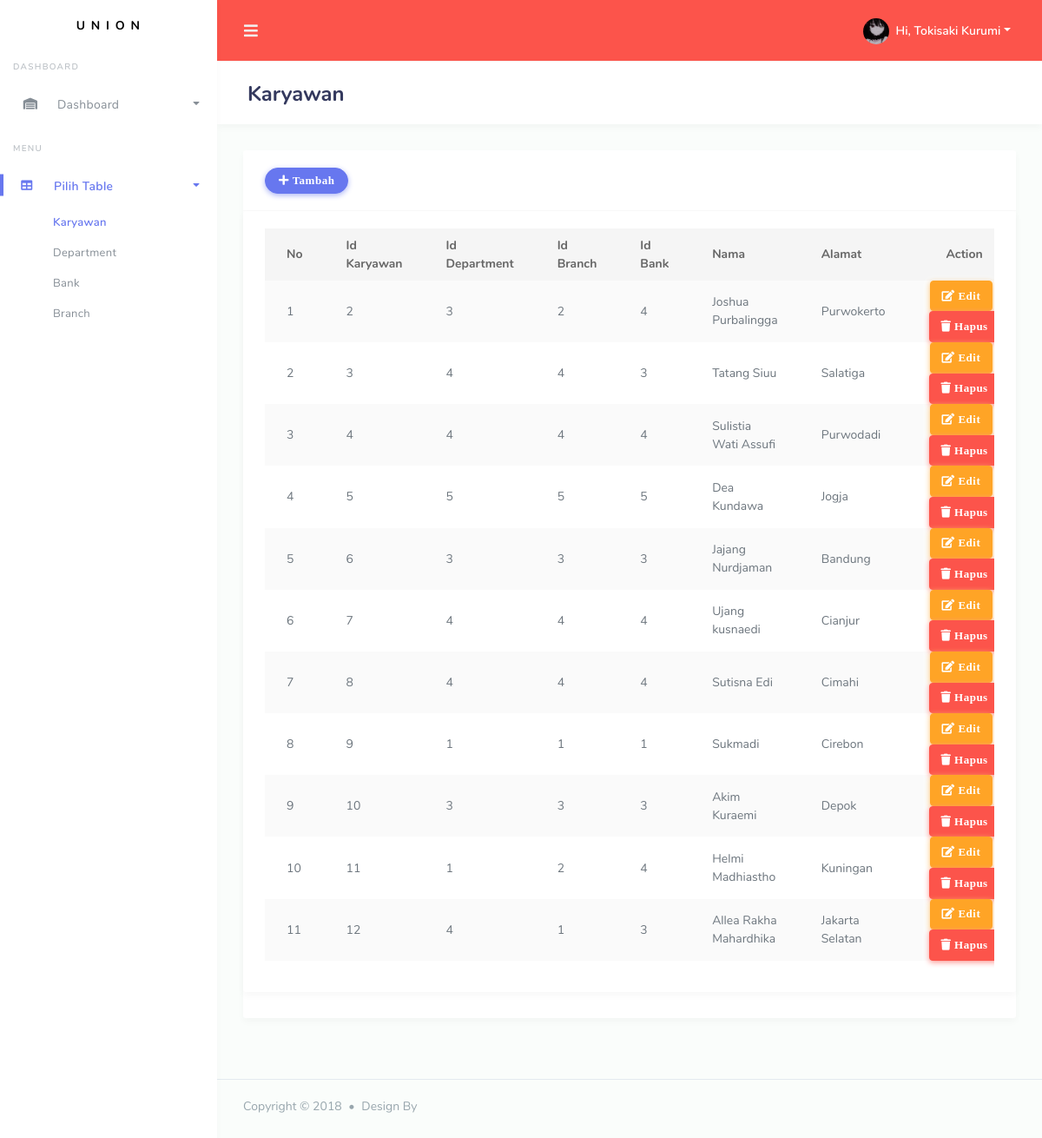
The page /stisla/table/karyawan.php on the database its author committed.
### tables this page shows
CREATE TABLE `karyawan` (
  `Id_Karyawan` int(11) DEFAULT NULL,
  `Id_Departemen` int(11) DEFAULT NULL,
  `Id_Branch` int(11) DEFAULT NULL,
  `Id_Bank` int(11) DEFAULT NULL,
  `Nama` varchar(255) DEFAULT NULL,
  `Alamat` varchar(255) DEFAULT NULL
);

### stisla/table/karyawan.php (the view, shortened to what this page needs)
<!DOCTYPE html>
<html lang="en">
<head>
    <link rel="stylesheet" href="../dist/assets/modules/bootstrap/css/bootstrap.min.css">
    <link rel="stylesheet" href="../dist/assets/modules/fontawesome/css/all.min.css">
    <link rel="stylesheet" href="../dist/assets/modules/jqvmap/dist/jqvmap.min.css">
    <link rel="stylesheet" href="../dist/assets/modules/weather-icon/css/weather-icons.min.css">
    <link rel="stylesheet" href="../dist/assets/modules/weather-icon/css/weather-icons-wind.min.css">
    <link rel="stylesheet" href="../dist/assets/modules/summernote/summernote-bs4.css">
    <link rel="stylesheet" href="../dist/assets/modules/prism/prism.css">
    <link rel="stylesheet" href="../dist/assets/modules/datatables/datatables.min.css">
    <link rel="stylesheet" href="../dist/assets/modules/datatables/DataTables-1.10.16/css/dataTables.bootstrap4.min.css">
    <link rel="stylesheet" href="../dist/assets/modules/datatables/Select-1.2.4/css/select.bootstrap4.min.css">
    <link rel="stylesheet" href="../dist/assets/css/style.css">
    <link rel="stylesheet" href="../dist/assets/css/components.css">
    </head>
<body>
    <div id="app">
    <div class="main-wrapper main-wrapper-1">
    <div class="navbar-bg bg-danger"></div>
    <nav class="navbar navbar-expand-lg main-navbar">
        <form class="form-inline mr-auto">
            <ul class="navbar-nav mr-3">
                <li><a href="#" data-toggle="sidebar" class="nav-link nav-link-lg"><i class="fas fa-bars"></i></a></li>
            </ul>
        </form>
        <ul class="navbar-nav navbar-right">
        <li class="dropdown"><a href="#" data-toggle="dropdown" class="nav-link dropdown-toggle nav-link-lg nav-link-user">
            <img alt="image" src="../dist/assets/img/kurumi.jpg" class="rounded-circle mr-1">
            <div class="d-sm-none d-lg-inline-block">Hi, Tokisaki Kurumi</div></a>
        </li>
        </ul>
    </nav>
    <div class="main-sidebar sidebar-style-2">
        <aside id="sidebar-wrapper">
        <div class="sidebar-brand">
            <a href="../index.php">U N I O N</a>
        </div>
        <ul class="sidebar-menu">
            <li class="menu-header">Dashboard</li>
            <li class="dropdown">
            <a href="index.php" class="nav-link has-dropdown"><i class="fas fa-warehouse"></i><span>Dashboard</span></a>
            </li>
            <li class="menu-header">Menu</li>
            <li class="dropdown active">
            <a href="#" class="nav-link has-dropdown" data-toggle="dropdown"><i class="fas fa-table"></i> <span>Pilih Table</span></a>
            <ul class="dropdown-menu">
                <li class="active"><a class="nav-link" href="karyawan.php">Karyawan</a></li>
                <li><a class="nav-link" href="department.php">Department</a></li>
                <li><a class="nav-link" href="bank.php">Bank</a></li>
                <li><a class="nav-link" href="branch.php">Branch</a></li>
            </ul>
            </li>
        </aside>
    </div>
<div class="main-content">
    <section class="section">
    <div class="section-header">
        <h1>Karyawan</h1>
    </div>
    <div class="section-body">
        <div class="row">
            <div class="col-12 col-md-6 col-lg-12">
                <div class="card">
                <div class="card-header">
                    <button class="btn btn-primary" data-toggle="modal" data-target="#modaltambah" name="tambah"><i class="fas fa-plus"> Tambah</i></button>
                </div>
                    <div class="row">
                        <div class="col-12">
                            <div class="card">
                                <div class="card-body">
                                <div class="table-responsive">
                                    <table class="table table-striped" id="table-1">
                                    <thead>
                                    <tr>
                                        <th>No</th>
                                        <th>Id Karyawan</th>
                                        <th>Id Department</th>
                                        <th>Id Branch</th>
                                        <th>Id Bank</th>
                                        <th>Nama</th>
                                        <th>Alamat</th>
                                        <th><center>Action</center></th>
                                    </tr>
                                    </thead>
                                    <tbody>
                                    <?php
                                        include_once("../conf/koneksi.php");
                                        $i = 0;
                                        $query = mysqli_query($db, "select * from karyawan");
                                        while($karyawan = mysqli_fetch_array($query)) {
                                        $i++;
                                    ?>
                                    <tr>
                                        <td><?php echo $i;?></td>
                                        <td><?php echo $karyawan['Id_Karyawan'];?></td>
                                        <td><?php echo $karyawan['Id_Departemen'];?></td>
                                        <td><?php echo $karyawan['Id_Branch'];?></td>
                                        <td><?php echo $karyawan['Id_Bank'];?></td>
                                        <td><?php echo $karyawan['Nama'];?></td>
                                        <td><?php echo $karyawan['Alamat'];?></td>
                                        <td><center><a href="#"  class="btn btn-warning" data-toggle="modal" data-backdrop="false" data-target="#modaledit<?php echo $karyawan['Id_Karyawan']; ?>" name="edit"><i class="fas fa-edit"> Edit</i></a> |
                                                    <a href="../delete/deletekaryawan.php?Id_Karyawan=<?php echo $karyawan['Id_Karyawan'];?>" class="btn btn-danger" ><i class="fas fa-trash"> Hapus</i></a></center></td>
                                    </tr>
                                        </div>
                                    </div>
                                    <?php
                                        }
                                    ?>
    <footer class="main-footer">
        <div class="footer-left">
        Copyright &copy; 2018 <div class="bullet"></div> Design By <a href=""></a>
        </div>
    </footer>
    </body>
    </html>

### rows shown on the page
karyawan: Id_Karyawan "2", Id_Departemen "3", Id_Branch "2", Id_Bank "4", Nama "Joshua Purbalingga", Alamat "Purwokerto"
karyawan: Id_Karyawan "3", Id_Departemen "4", Id_Branch "4", Id_Bank "3", Nama "Tatang Siuu", Alamat "Salatiga"
karyawan: Id_Karyawan "4", Id_Departemen "4", Id_Branch "4", Id_Bank "4", Nama "Sulistia Wati Assufi", Alamat "Purwodadi"
karyawan: Id_Karyawan "5", Id_Departemen "5", Id_Branch "5", Id_Bank "5", Nama "Dea Kundawa", Alamat "Jogja"
karyawan: Id_Karyawan "6", Id_Departemen "3", Id_Branch "3", Id_Bank "3", Nama "Jajang Nurdjaman", Alamat "Bandung"
karyawan: Id_Karyawan "7", Id_Departemen "4", Id_Branch "4", Id_Bank "4", Nama "Ujang kusnaedi", Alamat "Cianjur"
karyawan: Id_Karyawan "8", Id_Departemen "4", Id_Branch "4", Id_Bank "4", Nama "Sutisna Edi", Alamat "Cimahi"
karyawan: Id_Karyawan "9", Id_Departemen "1", Id_Branch "1", Id_Bank "1", Nama "Sukmadi", Alamat "Cirebon"
karyawan: Id_Karyawan "10", Id_Departemen "3", Id_Branch "3", Id_Bank "3", Nama "Akim Kuraemi", Alamat "Depok"
karyawan: Id_Karyawan "11", Id_Departemen "1", Id_Branch "2", Id_Bank "4", Nama "Helmi Madhiastho", Alamat "Kuningan"
karyawan: Id_Karyawan "12", Id_Departemen "4", Id_Branch "1", Id_Bank "3", Nama "Allea Rakha Mahardhika", Alamat "Jakarta Selatan"
